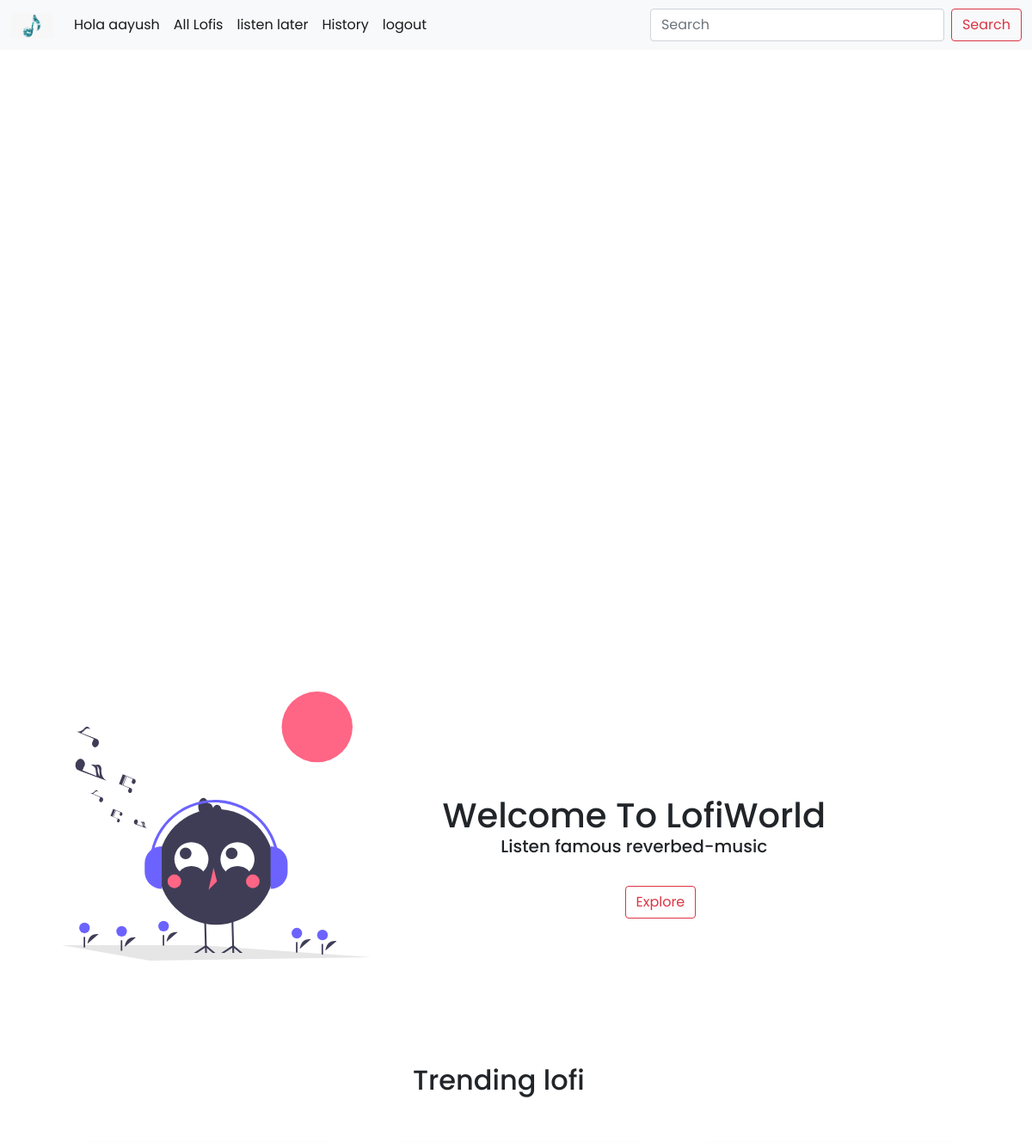
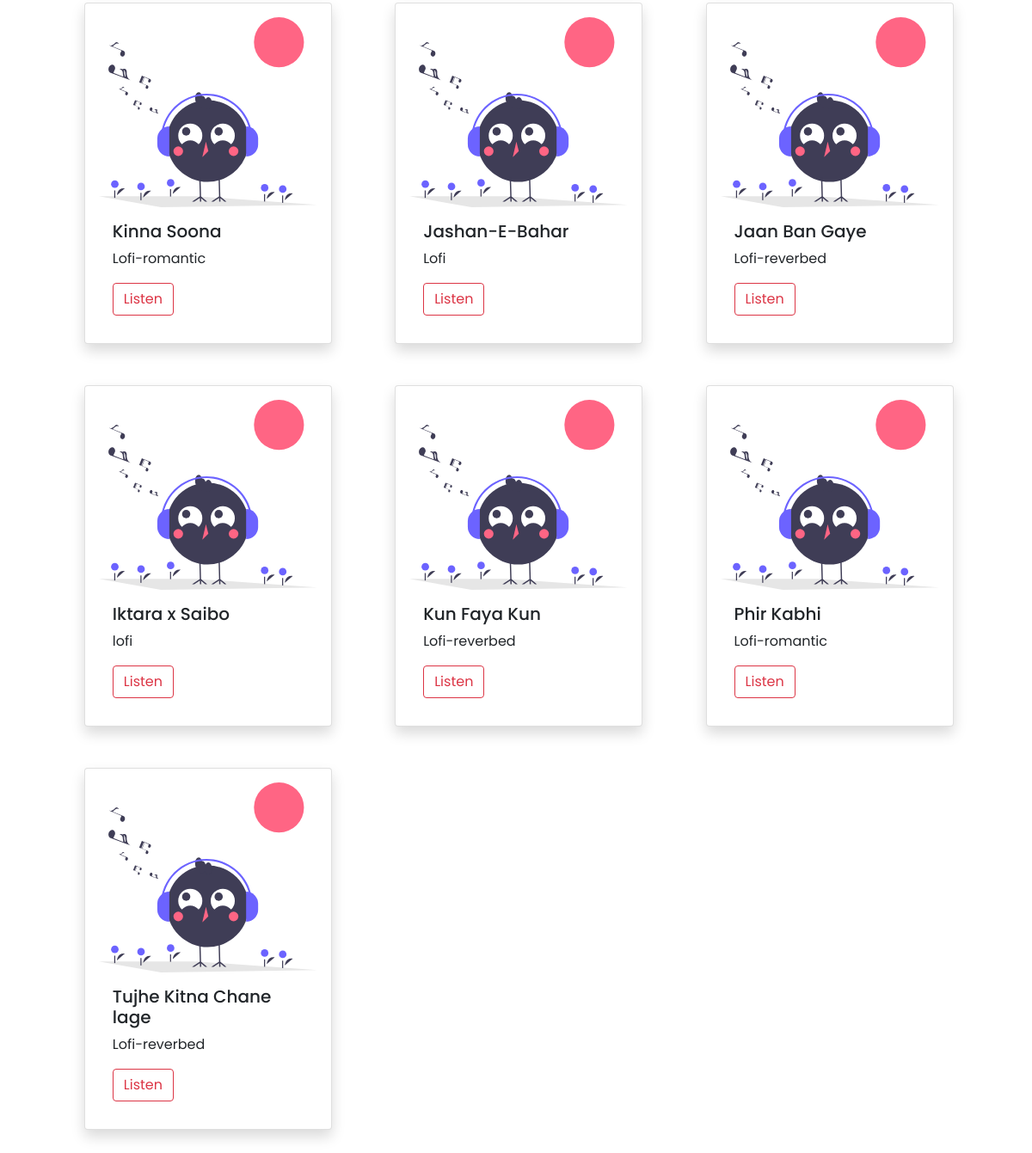
The app's page / (signed in) with its own data (2 pictures, top to bottom).
### musicapp/models.py (models this page shows, shortened)
class Song(models.Model):
    song_id= models.AutoField(primary_key=True)
    name = models.CharField(max_length=100)
    singer = models.CharField(max_length=50)
    tags = models.CharField(max_length=20)
    image = models.ImageField(upload_to='docs')
    song = models.FileField(upload_to='docs')
    credit = models.CharField(max_length=1000 , default='')

### musicapp/views.py (the view)
# urls.py: path('', views.index, name="index"),
def index(request):
    song = Song.objects.all()
    return render(request ,"index.html", {'song':song})

### musicapp/templates/index.html (shortened to what this page needs)
{% extends 'base.html'%}
{% load static%}
    {% block body %}
  </head>
  <body>
      <div class="conatinerr">
        <div class="left-col">
          <img src="{% static 'images/1.svg'%}" alt="">
          <div class="right-col">
            <h1>Welcome To LofiWorld<br><span class="text-center"><h5>Listen famous reverbed-music</span></h5></span></h1>
            <div class="btnn">
              {% if user.is_authenticated%}
            <a href="allsongs"><button type="button" class="btn  btn-outline-danger">Explore</button></a>
            {%else%}
            <a href="{% url 'signup'%}"><button type="button" class="btn  btn-outline-danger">Signup</button></a>
            {% endif %}
          </div>
          </div>
        </div>
     {% if user.is_authenticated %}
     <h2 style="padding-left: 40%;margin-top:10%">Trending lofi</h2>
     <div class="container">
       <div class="row" style="padding-left: 5%; margin-top:5%">
         {%for i in song %}
         <div class="col-md-6 col-lg-4 ">
          <div class="card shadow p-3 mb-5 bg-body rounded" style="width: 18rem;">
            <img src="{% static 'images/1.svg'%}" class="card-img-top" alt="...">
            <div class="card-body">
              <h5 class="card-title">
                {{i.name}}
              </h5>
              <p class="card-text">{{i.tags}}</p>
              <a href="allsongs/{{i.song_id}}" class="btn btn-outline-danger">Listen</a>
            </div>
          </div>
         </div>
         {% endfor %}
      </div>
</div>
{% endif %}
    {% endblock %}

### musicapp/templates/base.html (shortened to what this page needs)
{% load static %}
<!doctype html>
<html lang="en">
  <head>
<link rel="stylesheet" href="sweetalert2.min.css">
    <link rel="stylesheet" href="sweetalert2.min.css">
    <link rel="stylesheet" href="//cdn.jsdelivr.net/npm/alertifyjs@1.13.1/build/css/alertify.min.css"/>
    <link href="https://cdn.jsdelivr.net/npm/bootstrap@5.0.0/dist/css/bootstrap.min.css" rel="stylesheet">
  </head>
  <body>
    <nav class="navbar navbar-expand-lg navbar-light bg-light">
        <div class="container-fluid">
          <a class="navbar-brand" href="{% url 'index'%}"><img src="{% static 'images/logo.png'%}" style="height: 30px; width:50px;" alt=""></a>
          <div class="collapse navbar-collapse" id="navbarSupportedContent">
            <ul class="navbar-nav me-auto mb-2 mb-lg-0">
              {%if user.is_authenticated %}
              <li class="nav-item">
                <a class="nav-link active" aria-current="page" href="/">Hola {{request.user}}</a>
              </li>
              <li class="nav-item">
                <a class="nav-link active" aria-current="page" href="allsongs">All Lofis</a>
              </li>
              <li class="nav-item">
                <a class="nav-link active" aria-current="page" href="{% url 'listenlater' %}">listen later</a>
              </li>
              <li class="nav-item">
                <a class="nav-link active" aria-current="page" href="{% url 'history' %}">History</a>
              </li>
              <li class="nav-item">
                <a class="nav-link active" aria-current="page" href="{%url 'logout'%}">logout</a>
              </li>
              {% endif %}
           </ul>
          </div>
            <form class="d-flex" method="GET" action="/search">
              <input name ="query" class="form-control me-2" type="search" placeholder="Search" aria-label="Search">
              <button  class="btn btn-outline-danger" type="submit">Search</button>
            </form>
          </div>
      </nav>
      {% block body%}
      {% endblock  %}
  </body>
</html>

### musicapp/templates/base.html (style rules this page uses)
* { margin: 0; padding: 0; font-family: 'Poppins', sans-serif; }

### musicapp/templates/index.html (style rules this page uses)
* { margin: 0; padding: 0; font-family: 'Poppins', sans-serif; }
.conatinerr { width: 100%; position: absolute; top:30%; }
.left-col img { width: 30%; margin-left: 6%; }
.right-col { float: right; margin-right: 20%; margin-top: 120px; display: flex; align-items: center; }
.btnn { position: absolute; margin-left: 212px; margin-top: 161px; }

### records on screen
Song: name "Kinna Soona", tags "Lofi-romantic"
Song: name "Jashan-E-Bahar", tags "Lofi"
Song: name "Jaan Ban Gaye", tags "Lofi-reverbed"
Song: name "Iktara x Saibo", tags "lofi"
Song: name "Kun Faya Kun", tags "Lofi-reverbed"
Song: name "Phir Kabhi", tags "Lofi-romantic"
Song: name "Tujhe Kitna Chane lage", tags "Lofi-reverbed"

### other values on screen
{{ request.user }} "aayush"
